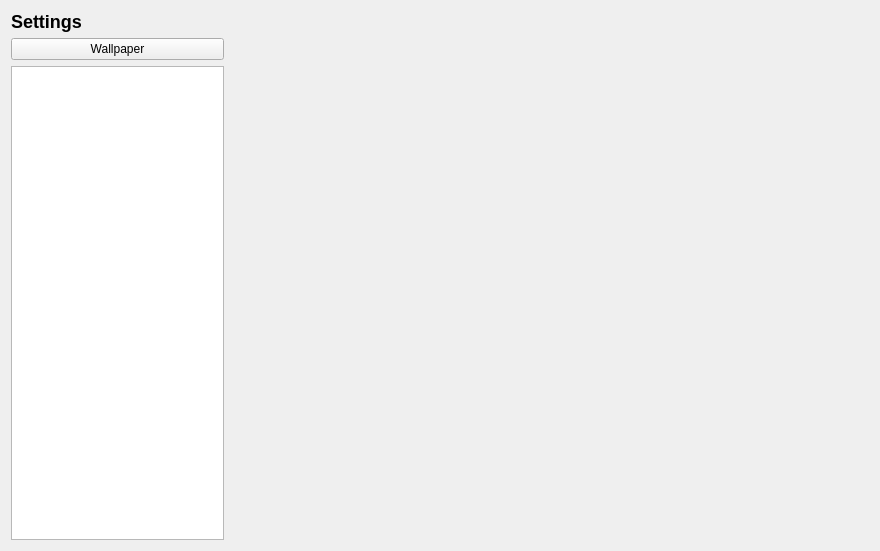
<?xml version="1.0" encoding="UTF-8"?>
<ui version="4.0">
 <class>SettingsWindow</class>
 <widget class="QWidget" name="SettingsWindow">
  <property name="geometry">
   <rect>
    <x>0</x>
    <y>0</y>
    <width>880</width>
    <height>551</height>
   </rect>
  </property>
  <layout class="QHBoxLayout" name="horizontalLayout" stretch="1,3">
   <item>
    <layout class="QVBoxLayout" name="verticalLayout">
     <item>
      <widget class="QLabel" name="titleLabel">
       <property name="styleSheet">
        <string notr="true">font-size: 18px; font-weight: 600;</string>
       </property>
       <property name="text">
        <string>Settings</string>
       </property>
      </widget>
     </item>
     <item>
      <widget class="QPushButton" name="btnWallpaper">
       <property name="text">
        <string>Wallpaper</string>
       </property>
      </widget>
     </item>
     <item>
      <widget class="QListWidget" name="listWidget"/>
     </item>
    </layout>
   </item>
   <item>
    <widget class="QStackedWidget" name="stackedWidgetSettings">
     <property name="enabled">
      <bool>true</bool>
     </property>
     <widget class="QWidget" name="pageWallpaper"/>
     <widget class="QWidget" name="pagePlaceholder"/>
    </widget>
   </item>
  </layout>
 </widget>
 <resources/>
 <connections/>
</ui>
